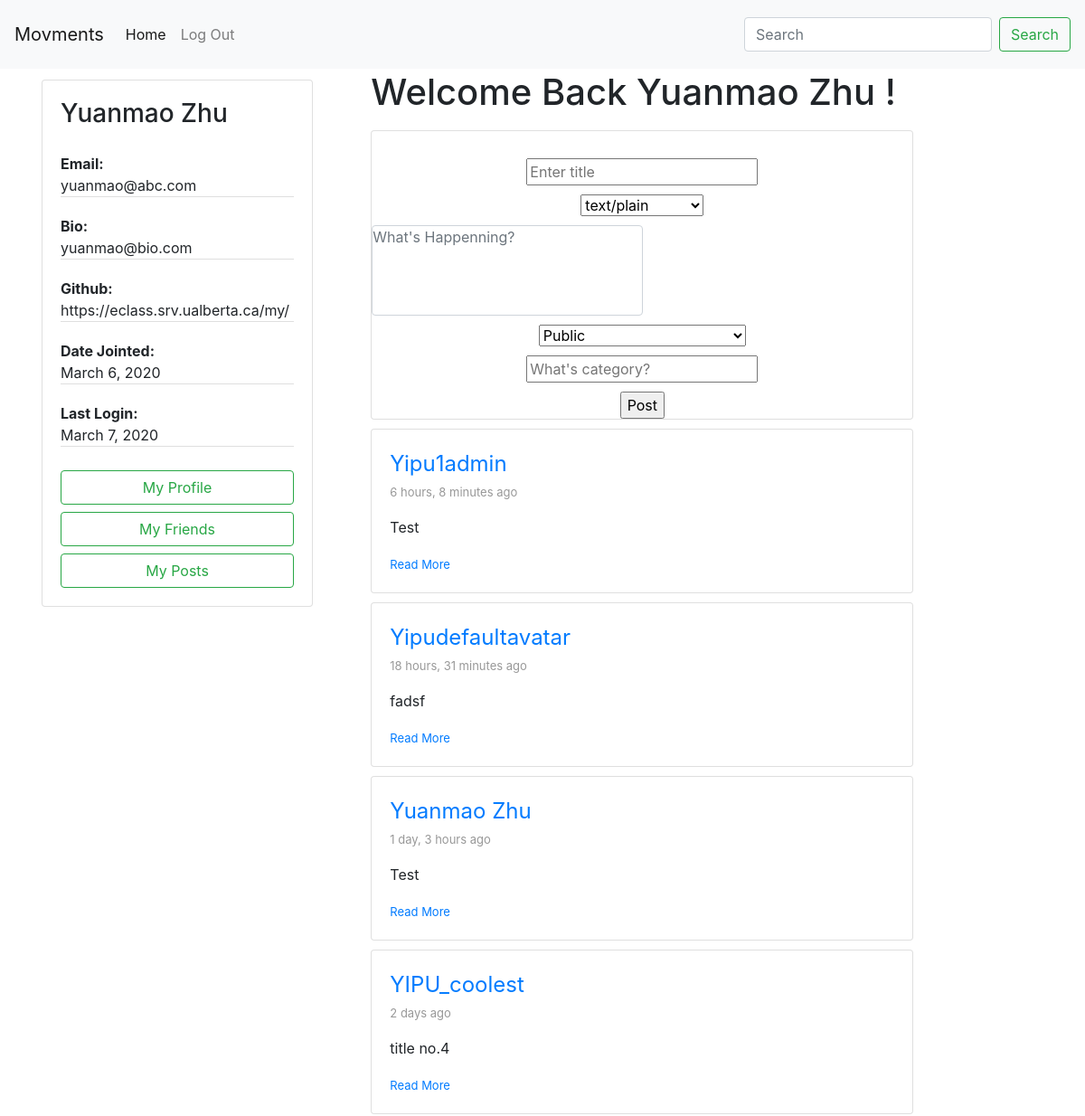
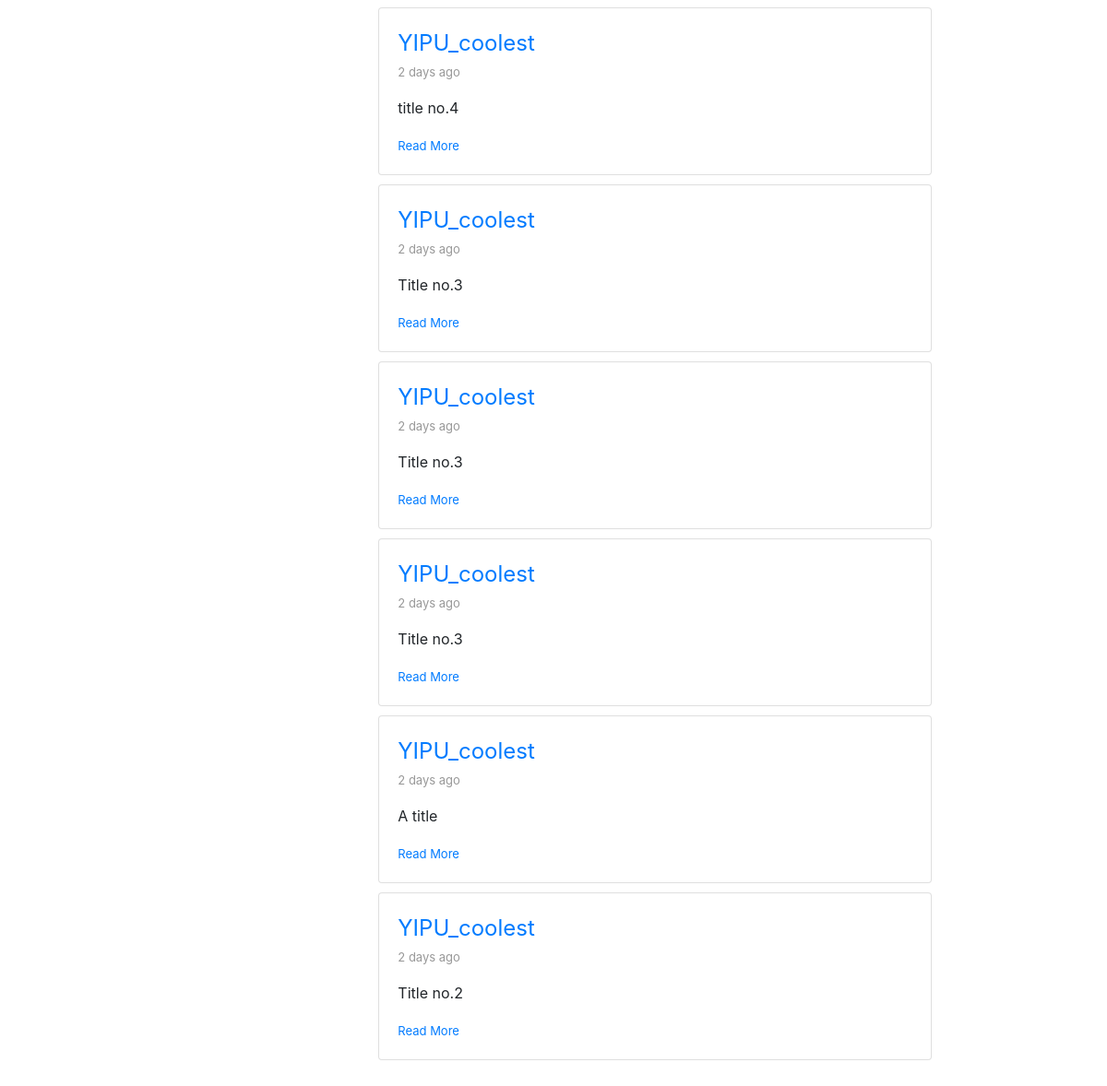
The page /service/posts/ (signed in) on the database as committed earlier (2 pictures, top to bottom).
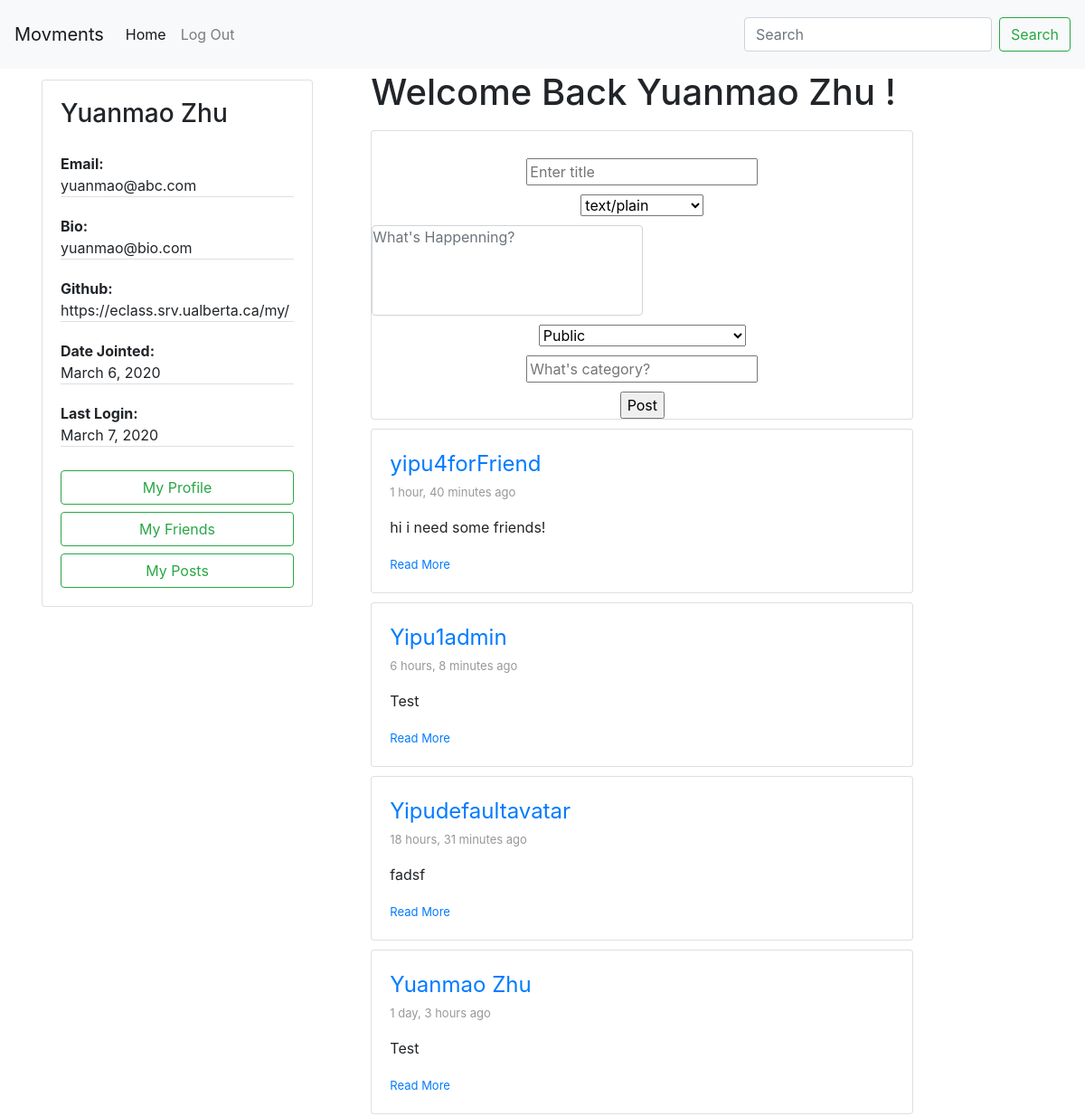
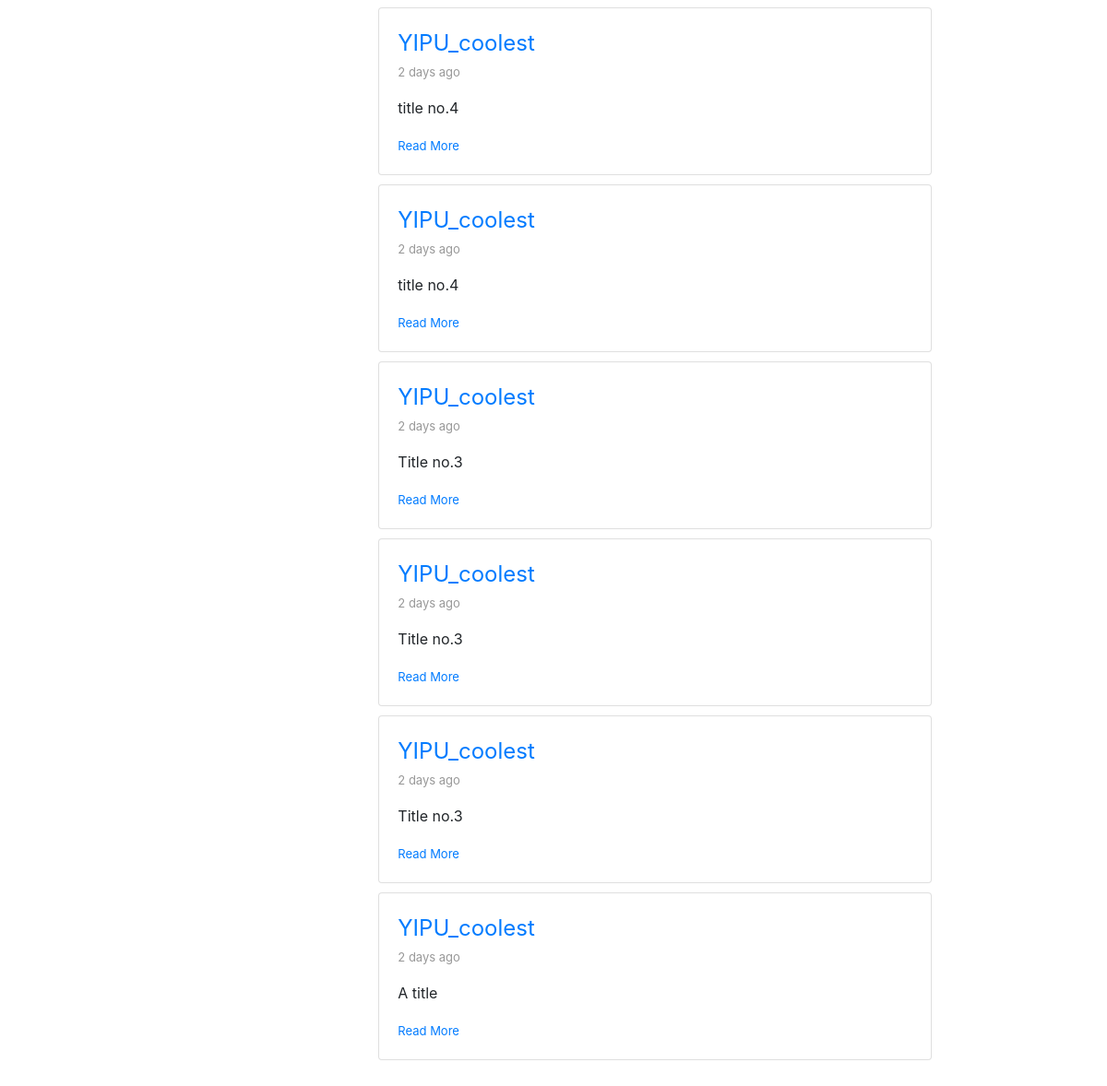
The same page on the database as committed later (2 pictures, top to bottom).
### accounts/models.py (models this page shows, shortened)
class Author(AbstractBaseUser):
    email=models.EmailField(
        verbose_name='email address',
        max_length=60,
        unique=True,
    )
    uid_str = uuid.uuid4().urn
    uuid_str = uid_str[9:] # str(settings.HOSTNAME)+"/author/"+
    id = models.CharField(primary_key=True, default=uuid_str, editable=False,max_length=100,unique=True)
    displayName = models.CharField(max_length=30)
    host = models.URLField(default=settings.HOSTNAME, max_length=100)
    url = models.URLField(default=uuid_str,max_length=100)
    avatar = models.ImageField(upload_to='avatar/', default = 'avatar/default-avatar.png', blank=True, null=True)
    github = models.URLField(default="", max_length=100, null=True)
    bio = models.CharField(max_length=200, null=True)
    date_joined=models.DateField(verbose_name="date joined", auto_now=True)
    last_login=models.DateField(verbose_name="date joined", auto_now=True)
    is_active=models.BooleanField(default=True)
    is_admin=models.BooleanField(default=False)
    objects = AuthorManager()
    USERNAME_FIELD = 'email'
    REQUIRED_FIELDS = ['displayName', ]

### posting/models.py (models this page shows)
class Post(models.Model):
    POST_VISIBILITY = (
        ('PUBLIC', 'Public'),
        ('PRIVATE', 'Prviate to self'),
        ('FRIENDS', 'Private to friends'),
        ('FOAF', 'Private to friends of friends'),
        ('SERVERONLY', 'Private to local friends'),
    )
    CONTENT_TYPE = {
        ('text', 'text/plain'),
        ('md', 'text/markdown'),
    }
    id = models.UUIDField(primary_key=True, default=uuid.uuid4, editable=False)
    author = models.ForeignKey(Author, on_delete=models.CASCADE)
    title = models.CharField(max_length=50)
    content_type = models.CharField(max_length=4, default = 'text', choices=CONTENT_TYPE)
    content = models.CharField(max_length=200)
    category = models.CharField(max_length=200)
    pub_date = models.DateTimeField('date posted', auto_now_add=True, blank=True)
    visibility = models.CharField(max_length=10, default = 'PUBL', choices=POST_VISIBILITY)

### posting/views.py (the view, shortened to what this page needs)
# urls.py: path('posts/', views.ViewPublicPosts, name='view public posts'),
def ViewPublicPosts(request):
    public_posts = Post.objects.filter(visibility='PUBLIC').order_by('-pub_date')[:10]
    form = PostNewForm(request.POST or None)
    context = {
        'public_post_list': public_posts,
        'form': form,
    }
    return render(request, "posting/publicPosts.html", context)

### posting/forms.py
class PostNewForm(forms.ModelForm):
    content = forms.CharField(
        widget=forms.Textarea(
            attrs={
                "class": "textarea form-control",
                "rows": 10,
                "cols": 40,
                "style": "resize:none",
            }
        )
    )
    class Meta:
        model = Post
        fields = [
            'title',
            'content_type',
            'content',
            'visibility',
            'category',
        ]

### posting/templates/posting/publicPosts.html (shortened to what this page needs)
{% extends 'posting/home.html' %}
{% block shortProfile %}
    {% if request.user.is_authenticated %}
        <div class="short-profile">
            {% include 'posting/profile-card.html' with request=request %}
        </div>
    {% endif %}
{% endblock %}
{% block content %}
    {% if public_post_list %}
        <ul>
            {% for post in public_post_list %}
            <li>
                {% include 'posting/post-inline-view.html' with post=post %}
            </li>
            {% endfor %}
        </ul>
    {% else %}
        <p>No Public posts... Go make some!</p>
    {% endif %}
{% endblock %}
{% block newPost %}
    {% if request.user.is_authenticated %}
        {% include 'posting/post-input-form.html' with post=post %}
    {% endif %}
{% endblock %}

### posting/templates/posting/home.html
<!DOCTYPE html>
<html lang="en">
    {%include 'posting/base.html'%}
    <body>
            {% include 'posting/navbar.html' %}
            <div class="container">
                <div class="row">
                    <div class="col-4">
                        {% block shortProfile %}
                        {% endblock %}
                    </div>
                    <div class="col-8">
                        <div class="row">
                            {% block newPost %}
                            {% endblock %}
                        </div>
                        <div class="row">
                            {% block content %}
                            {% endblock %}
                        </div>
                    </div>
                </div>
            </div>
    </body>
</html>

### posting/templates/posting/base.html (shortened to what this page needs)
    {% load static %}
    <head>
        <link rel="stylesheet" href="https://maxcdn.bootstrapcdn.com/bootstrap/4.4.1/css/bootstrap.min.css">
    </head>

### posting/templates/posting/navbar.html (shortened to what this page needs)
<nav class="navbar navbar-expand-lg navbar-light bg-light sticky-top">
    <a class="navbar-brand" href="#">Movments</a>
    <div class="collapse navbar-collapse" id="navbarSupportedContent">
      <ul class="navbar-nav mr-auto">
        <li class="nav-item active">
          <a class="nav-link" id="global-home" href="{% url 'posting:view public posts' %}">Home<span class="sr-only">(current)</span></a>
        </li>
        <li class="nav-item">
          <a class="nav-link" id="nav-third" href="{% url 'accounts:view profile' request.user.id %}">My Profile</a>
        </li>
      </ul>
      <form class="form-inline my-2 my-lg-0">
        <input class="form-control mr-sm-2" type="search" placeholder="Search" aria-label="Search">
        <button class="btn btn-outline-success my-2 my-sm-0" type="submit">Search</button>
      </form>
    </div>
</nav>

### posting/templates/posting/profile-card.html
<div class="card" style="width: 300px;">
    <div class="card-body">
    <h3 class="card-title">{{request.user.displayName }}</h3>
    <p class="card-text">
        <ul class="list-group list-group-flush">
            <li class="list-group-item" style="padding: 0;"><span style="font-weight: bold;">Email:</span><br>{{ request.user.email }}</li>
            <li class="list-group-item" style="padding: 0;"><span style="font-weight: bold;">Bio:</span><br>{{ request.user.bio }}</li>
            <li class="list-group-item" style="padding: 0;"><span style="font-weight: bold;">Github:</span><br>{{ request.user.github }}</li>
            <li class="list-group-item" style="padding: 0;"><span style="font-weight: bold;">Date Jointed:</span><br> {{ request.user.date_joined }}</li>
            <li class="list-group-item" style="padding: 0;"><span style="font-weight: bold;">Last Login:</span><br>{{ request.user.last_login }}</li>
        </ul>
    </p>
    <div id="user-menu">
        <a href="{% url 'accounts:view profile' request.user.id %}" class="btn btn-outline-success btn-block">My Profile</a>
        <a href="{% url 'friendship:get friends list' request.user.id %}" class="btn btn-outline-success btn-block">My Friends</a>
        <a href="{% url 'posting:view user posts' request.user.id %}" class="btn btn-outline-success btn-block">My Posts</a>
    </div>
    </div>
</div>

### posting/templates/posting/post-input-form.html (shortened to what this page needs)
<h1 style="text-align:center">Welcome Back {{ request.user.displayName }} !</h1>
<div class="card" style="width: 600px;">
    <form action="." method="POST" class="post-form">
            {{ form.as_ul }}
        <input type="submit" value="Post">
    </form>
</div>

### posting/templates/posting/post-inline-view.html
<div class="card" style="width:600px">
    <div class="card-body">
      <a class="displa-name" style="font-size:x-large" href="{% url 'accounts:view profile' post.author.id %}">{{post.author.displayName}}</a>
      <br>
      <span id="timestamp">{{ post.pub_date|timesince }} ago</span>
      <p class="card-text"><p>{{ post.title }}</p></p>
      <a  class="" href="{% url 'posting:view post details' post.id %}" style="font-size: small;" >Read More</a>
    </div>
</div>

Rows that differ between the two databases and show on the page:
no longer on this page (row unchanged): Post: author.displayName "YIPU_coolest", pub_date "2 days", title "Title no.2"
added Post: author.displayName "yipu4forFriend", pub_date "1 hour, 40 minutes", title "hi i need some friends!"
